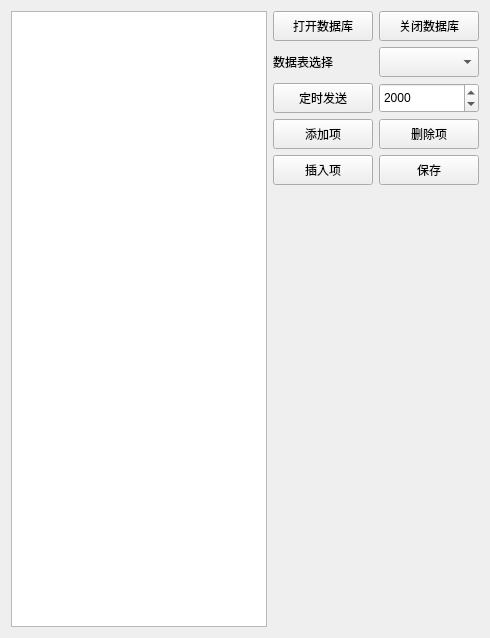
      <widget class="QWidget" name="tab_4">
       <attribute name="title">
        <string>数据库查看</string>
       </attribute>
       <layout class="QGridLayout" name="gridLayout_12">
        <item row="0" column="0" rowspan="2">
         <widget class="QTableView" name="tableView"/>
        </item>
        <item row="0" column="1">
         <layout class="QVBoxLayout" name="verticalLayout_6">
          <item>
           <layout class="QHBoxLayout" name="horizontalLayout_29">
            <item>
             <widget class="QPushButton" name="pushButton_DB_open">
              <property name="minimumSize">
               <size>
                <width>100</width>
                <height>30</height>
               </size>
              </property>
              <property name="maximumSize">
               <size>
                <width>100</width>
                <height>30</height>
               </size>
              </property>
              <property name="text">
               <string>打开数据库</string>
              </property>
             </widget>
            </item>
            <item>
             <widget class="QPushButton" name="pushButton_DB_close">
              <property name="minimumSize">
               <size>
                <width>100</width>
                <height>30</height>
               </size>
              </property>
              <property name="maximumSize">
               <size>
                <width>100</width>
                <height>30</height>
               </size>
              </property>
              <property name="text">
               <string>关闭数据库</string>
              </property>
             </widget>
            </item>
           </layout>
          </item>
          <item>
           <layout class="QHBoxLayout" name="horizontalLayout_32">
            <item>
             <widget class="QLabel" name="label_25">
              <property name="minimumSize">
               <size>
                <width>100</width>
                <height>30</height>
               </size>
              </property>
              <property name="maximumSize">
               <size>
                <width>100</width>
                <height>30</height>
               </size>
              </property>
              <property name="text">
               <string>数据表选择</string>
              </property>
             </widget>
            </item>
            <item>
             <widget class="QComboBox" name="comboBox_DB_table">
              <property name="minimumSize">
               <size>
                <width>100</width>
                <height>30</height>
               </size>
              </property>
              <property name="maximumSize">
               <size>
                <width>100</width>
                <height>30</height>
               </size>
              </property>
             </widget>
            </item>
           </layout>
          </item>
          <item>
           <layout class="QHBoxLayout" name="horizontalLayout_35">
            <item>
             <widget class="QPushButton" name="pushButton_DB_Counter">
              <property name="minimumSize">
               <size>
                <width>100</width>
                <height>30</height>
               </size>
              </property>
              <property name="maximumSize">
               <size>
                <width>100</width>
                <height>30</height>
               </size>
              </property>
              <property name="text">
               <string>定时发送</string>
              </property>
             </widget>
            </item>
            <item>
             <widget class="QSpinBox" name="spinBox_DB_time">
              <property name="minimumSize">
               <size>
                <width>100</width>
                <height>30</height>
               </size>
              </property>
              <property name="maximumSize">
               <size>
                <width>100</width>
                <height>30</height>
               </size>
              </property>
              <property name="minimum">
               <number>100</number>
              </property>
              <property name="maximum">
               <number>99999</number>
              </property>
              <property name="singleStep">
               <number>100</number>
              </property>
              <property name="value">
               <number>2000</number>
              </property>
             </widget>
            </item>
           </layout>
          </item>
          <item>
           <layout class="QHBoxLayout" name="horizontalLayout_38">
            <item>
             <widget class="QPushButton" name="pushButton_DB_add">
              <property name="minimumSize">
               <size>
                <width>100</width>
                <height>30</height>
               </size>
              </property>
              <property name="maximumSize">
               <size>
                <width>100</width>
                <height>30</height>
               </size>
              </property>
              <property name="text">
               <string>添加项</string>
              </property>
             </widget>
            </item>
            <item>
             <widget class="QPushButton" name="pushButton_DB_delete">
              <property name="minimumSize">
               <size>
                <width>100</width>
                <height>30</height>
               </size>
              </property>
              <property name="maximumSize">
               <size>
                <width>100</width>
                <height>30</height>
               </size>
              </property>
              <property name="text">
               <string>删除项</string>
              </property>
             </widget>
            </item>
           </layout>
          </item>
          <item>
           <layout class="QHBoxLayout" name="horizontalLayout_41">
            <item>
             <widget class="QPushButton" name="pushButton_DB_insert">
              <property name="minimumSize">
               <size>
                <width>100</width>
                <height>30</height>
               </size>
              </property>
              <property name="maximumSize">
               <size>
                <width>100</width>
                <height>30</height>
               </size>
              </property>
              <property name="text">
               <string>插入项</string>
              </property>
             </widget>
            </item>
            <item>
             <widget class="QPushButton" name="pushButton_DB_save">
              <property name="minimumSize">
               <size>
                <width>100</width>
                <height>30</height>
               </size>
              </property>
              <property name="maximumSize">
               <size>
                <width>100</width>
                <height>30</height>
               </size>
              </property>
              <property name="text">
               <string>保存</string>
              </property>
             </widget>
            </item>
           </layout>
          </item>
         </layout>
        </item>
        <item row="1" column="1">
         <spacer name="verticalSpacer">
          <property name="orientation">
           <enum>Qt::Vertical</enum>
          </property>
          <property name="sizeHint" stdset="0">
           <size>
            <width>20</width>
            <height>442</height>
           </size>
          </property>
         </spacer>
        </item>
       </layout>
      </widget>
